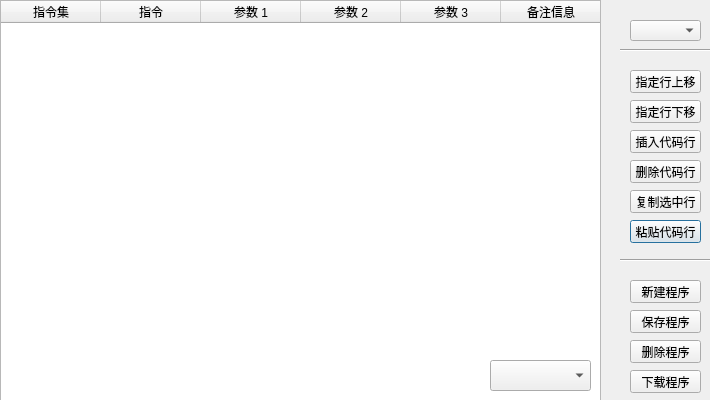
<?xml version="1.0" encoding="UTF-8"?>
<ui version="4.0">
 <class>newProgramEditor</class>
 <widget class="QDialog" name="newProgramEditor">
  <property name="geometry">
   <rect>
    <x>0</x>
    <y>0</y>
    <width>710</width>
    <height>400</height>
   </rect>
  </property>
  <property name="windowTitle">
   <string>Dialog</string>
  </property>
  <widget class="QTableWidget" name="tableWidget">
   <property name="geometry">
    <rect>
     <x>0</x>
     <y>0</y>
     <width>601</width>
     <height>431</height>
    </rect>
   </property>
   <column>
    <property name="text">
     <string>指令集</string>
    </property>
   </column>
   <column>
    <property name="text">
     <string>指令</string>
    </property>
   </column>
   <column>
    <property name="text">
     <string>参数 1</string>
    </property>
   </column>
   <column>
    <property name="text">
     <string>参数 2</string>
    </property>
   </column>
   <column>
    <property name="text">
     <string>参数 3</string>
    </property>
   </column>
   <column>
    <property name="text">
     <string>备注信息</string>
    </property>
   </column>
  </widget>
  <widget class="QPushButton" name="Btn_PasteRow">
   <property name="geometry">
    <rect>
     <x>630</x>
     <y>220</y>
     <width>71</width>
     <height>23</height>
    </rect>
   </property>
   <property name="text">
    <string>粘贴代码行</string>
   </property>
  </widget>
  <widget class="QPushButton" name="Btn_RemoveRow">
   <property name="geometry">
    <rect>
     <x>630</x>
     <y>160</y>
     <width>71</width>
     <height>23</height>
    </rect>
   </property>
   <property name="text">
    <string>删除代码行</string>
   </property>
  </widget>
  <widget class="QComboBox" name="ComBox_SelectProgram">
   <property name="geometry">
    <rect>
     <x>630</x>
     <y>20</y>
     <width>71</width>
     <height>21</height>
    </rect>
   </property>
   <property name="contextMenuPolicy">
    <enum>Qt::CustomContextMenu</enum>
   </property>
  </widget>
  <widget class="QPushButton" name="Btn_NewProgram">
   <property name="geometry">
    <rect>
     <x>630</x>
     <y>280</y>
     <width>71</width>
     <height>23</height>
    </rect>
   </property>
   <property name="text">
    <string>新建程序</string>
   </property>
  </widget>
  <widget class="QPushButton" name="Btn_CopyRow">
   <property name="geometry">
    <rect>
     <x>630</x>
     <y>190</y>
     <width>71</width>
     <height>23</height>
    </rect>
   </property>
   <property name="text">
    <string>复制选中行</string>
   </property>
  </widget>
  <widget class="QComboBox" name="Combox">
   <property name="geometry">
    <rect>
     <x>490</x>
     <y>360</y>
     <width>101</width>
     <height>31</height>
    </rect>
   </property>
  </widget>
  <widget class="QPushButton" name="Btn_SaveProgram">
   <property name="geometry">
    <rect>
     <x>630</x>
     <y>310</y>
     <width>71</width>
     <height>23</height>
    </rect>
   </property>
   <property name="text">
    <string>保存程序</string>
   </property>
  </widget>
  <widget class="QPushButton" name="Btn_MoveUpRow">
   <property name="geometry">
    <rect>
     <x>630</x>
     <y>70</y>
     <width>71</width>
     <height>23</height>
    </rect>
   </property>
   <property name="text">
    <string>指定行上移</string>
   </property>
  </widget>
  <widget class="QPushButton" name="Btn_MoveDownRow">
   <property name="geometry">
    <rect>
     <x>630</x>
     <y>100</y>
     <width>71</width>
     <height>23</height>
    </rect>
   </property>
   <property name="text">
    <string>指定行下移</string>
   </property>
  </widget>
  <widget class="QPushButton" name="Btn_InsertRow">
   <property name="geometry">
    <rect>
     <x>630</x>
     <y>130</y>
     <width>71</width>
     <height>23</height>
    </rect>
   </property>
   <property name="text">
    <string>插入代码行</string>
   </property>
  </widget>
  <widget class="QPushButton" name="Btn_DeleteProgram">
   <property name="geometry">
    <rect>
     <x>630</x>
     <y>340</y>
     <width>71</width>
     <height>23</height>
    </rect>
   </property>
   <property name="text">
    <string>删除程序</string>
   </property>
  </widget>
  <widget class="Line" name="line">
   <property name="geometry">
    <rect>
     <x>620</x>
     <y>40</y>
     <width>91</width>
     <height>20</height>
    </rect>
   </property>
   <property name="orientation">
    <enum>Qt::Horizontal</enum>
   </property>
  </widget>
  <widget class="Line" name="line_2">
   <property name="geometry">
    <rect>
     <x>620</x>
     <y>250</y>
     <width>91</width>
     <height>20</height>
    </rect>
   </property>
   <property name="orientation">
    <enum>Qt::Horizontal</enum>
   </property>
  </widget>
  <widget class="QPushButton" name="Btn_DownLoad">
   <property name="geometry">
    <rect>
     <x>630</x>
     <y>370</y>
     <width>71</width>
     <height>23</height>
    </rect>
   </property>
   <property name="text">
    <string>下载程序</string>
   </property>
  </widget>
 </widget>
 <resources/>
 <connections/>
</ui>
